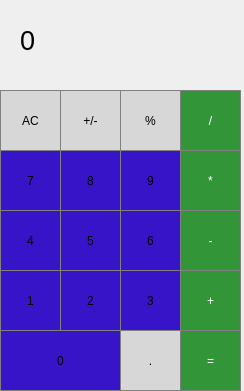
<?xml version="1.0" encoding="UTF-8"?>
<ui version="4.0">
 <class>MainWindow</class>
 <widget class="QMainWindow" name="MainWindow">
  <property name="geometry">
   <rect>
    <x>0</x>
    <y>0</y>
    <width>244</width>
    <height>391</height>
   </rect>
  </property>
  <property name="windowTitle">
   <string>MainWindow</string>
  </property>
  <widget class="QWidget" name="centralwidget">
   <widget class="QLabel" name="result_show">
    <property name="geometry">
     <rect>
      <x>20</x>
      <y>20</y>
      <width>181</width>
      <height>41</height>
     </rect>
    </property>
    <property name="font">
     <font>
      <pointsize>20</pointsize>
     </font>
    </property>
    <property name="styleSheet">
     <string notr="true">QLabel {
  qproperty-alignment: 'AlignVCenter | AlignRight';
  border-bottom: 1px solid gray;
}

background-color : white;</string>
    </property>
    <property name="text">
     <string>0</string>
    </property>
   </widget>
   <widget class="QPushButton" name="AC">
    <property name="geometry">
     <rect>
      <x>0</x>
      <y>90</y>
      <width>61</width>
      <height>61</height>
     </rect>
    </property>
    <property name="styleSheet">
     <string notr="true">QPushButton {
  background-color: rgb(215, 215, 215);
  border: 1px solid gray;
}
QPushButton:pressed {
    background-color: qlineargradient(x1: 0, y1: 0, x2: 0, y2: 1,
                                      stop: 0 #BEBEBE, stop: 1 #D7D7D7);
}</string>
    </property>
    <property name="text">
     <string>AC</string>
    </property>
   </widget>
   <widget class="QPushButton" name="pluminus">
    <property name="geometry">
     <rect>
      <x>60</x>
      <y>90</y>
      <width>61</width>
      <height>61</height>
     </rect>
    </property>
    <property name="styleSheet">
     <string notr="true">QPushButton {
  background-color: rgb(215, 215, 215);
  border: 1px solid gray;
}
QPushButton:pressed {
    background-color: qlineargradient(x1: 0, y1: 0, x2: 0, y2: 1,
                                      stop: 0 #BEBEBE, stop: 1 #D7D7D7);
}</string>
    </property>
    <property name="text">
     <string>+/-</string>
    </property>
   </widget>
   <widget class="QPushButton" name="procent">
    <property name="geometry">
     <rect>
      <x>120</x>
      <y>90</y>
      <width>61</width>
      <height>61</height>
     </rect>
    </property>
    <property name="styleSheet">
     <string notr="true">QPushButton {
  background-color: rgb(215, 215, 215);
  border: 1px solid gray;
}
QPushButton:pressed {
    background-color: qlineargradient(x1: 0, y1: 0, x2: 0, y2: 1,
                                      stop: 0 #BEBEBE, stop: 1 #D7D7D7);
}</string>
    </property>
    <property name="text">
     <string>%</string>
    </property>
   </widget>
   <widget class="QPushButton" name="deleniye">
    <property name="geometry">
     <rect>
      <x>180</x>
      <y>90</y>
      <width>61</width>
      <height>61</height>
     </rect>
    </property>
    <property name="styleSheet">
     <string notr="true">QPushButton {
  background-color: rgb(50, 150, 57);
  color: white; 
  border: 1px solid gray;
}

QPushButton:pressed {
    background-color: qlineargradient(x1: 0, y1: 0, x2: 0, y2: 1,
                                      stop: 0 #FF7832, stop: 1 #FF9739);
}</string>
    </property>
    <property name="text">
     <string>/</string>
    </property>
   </widget>
   <widget class="QPushButton" name="pushButton__8">
    <property name="geometry">
     <rect>
      <x>60</x>
      <y>150</y>
      <width>61</width>
      <height>61</height>
     </rect>
    </property>
    <property name="styleSheet">
     <string notr="true">QPushButton {
  background-color: rgb(55, 20, 200);
   border: 1px solid gray;
}
QPushButton:pressed {
    background-color: qlineargradient(x1: 0, y1: 0, x2: 0, y2: 1,
                                      stop: 0 #dadbde, stop: 1 #f6f7fa);
}</string>
    </property>
    <property name="text">
     <string>8</string>
    </property>
   </widget>
   <widget class="QPushButton" name="pushButton_9">
    <property name="geometry">
     <rect>
      <x>120</x>
      <y>150</y>
      <width>61</width>
      <height>61</height>
     </rect>
    </property>
    <property name="styleSheet">
     <string notr="true">QPushButton {
  background-color: rgb(55, 20, 200);
   border: 1px solid gray;
}
QPushButton:pressed {
    background-color: qlineargradient(x1: 0, y1: 0, x2: 0, y2: 1,
                                      stop: 0 #dadbde, stop: 1 #f6f7fa);
}</string>
    </property>
    <property name="text">
     <string>9</string>
    </property>
   </widget>
   <widget class="QPushButton" name="pushButton_7">
    <property name="geometry">
     <rect>
      <x>0</x>
      <y>150</y>
      <width>61</width>
      <height>61</height>
     </rect>
    </property>
    <property name="styleSheet">
     <string notr="true">QPushButton {
  background-color: rgb(55, 20, 200);
   border: 1px solid gray;
}
QPushButton:pressed {
    background-color: qlineargradient(x1: 0, y1: 0, x2: 0, y2: 1,
                                      stop: 0 #dadbde, stop: 1 #f6f7fa);
}</string>
    </property>
    <property name="text">
     <string>7</string>
    </property>
   </widget>
   <widget class="QPushButton" name="umnozh">
    <property name="geometry">
     <rect>
      <x>180</x>
      <y>150</y>
      <width>61</width>
      <height>61</height>
     </rect>
    </property>
    <property name="styleSheet">
     <string notr="true">QPushButton {
  background-color: rgb(50, 150, 57);
  color: white; 
  border: 1px solid gray;
}

QPushButton:pressed {
    background-color: qlineargradient(x1: 0, y1: 0, x2: 0, y2: 1,
                                      stop: 0 #FF7832, stop: 1 #FF9739);
}</string>
    </property>
    <property name="text">
     <string>*</string>
    </property>
   </widget>
   <widget class="QPushButton" name="pushButton__5">
    <property name="geometry">
     <rect>
      <x>60</x>
      <y>210</y>
      <width>61</width>
      <height>61</height>
     </rect>
    </property>
    <property name="styleSheet">
     <string notr="true">QPushButton {
  background-color: rgb(55, 20, 200);
   border: 1px solid gray;
}
QPushButton:pressed {
    background-color: qlineargradient(x1: 0, y1: 0, x2: 0, y2: 1,
                                      stop: 0 #dadbde, stop: 1 #f6f7fa);
}</string>
    </property>
    <property name="text">
     <string>5</string>
    </property>
   </widget>
   <widget class="QPushButton" name="pushButton__6">
    <property name="geometry">
     <rect>
      <x>120</x>
      <y>210</y>
      <width>61</width>
      <height>61</height>
     </rect>
    </property>
    <property name="styleSheet">
     <string notr="true">QPushButton {
  background-color: rgb(55, 20, 200);
   border: 1px solid gray;
}
QPushButton:pressed {
    background-color: qlineargradient(x1: 0, y1: 0, x2: 0, y2: 1,
                                      stop: 0 #dadbde, stop: 1 #f6f7fa);
}</string>
    </property>
    <property name="text">
     <string>6</string>
    </property>
   </widget>
   <widget class="QPushButton" name="pushButton__4">
    <property name="geometry">
     <rect>
      <x>0</x>
      <y>210</y>
      <width>61</width>
      <height>61</height>
     </rect>
    </property>
    <property name="styleSheet">
     <string notr="true">QPushButton {
  background-color: rgb(55, 20, 200);
   border: 1px solid gray;
}
QPushButton:pressed {
    background-color: qlineargradient(x1: 0, y1: 0, x2: 0, y2: 1,
                                      stop: 0 #dadbde, stop: 1 #f6f7fa);
}</string>
    </property>
    <property name="text">
     <string>4</string>
    </property>
   </widget>
   <widget class="QPushButton" name="minus">
    <property name="geometry">
     <rect>
      <x>180</x>
      <y>210</y>
      <width>61</width>
      <height>61</height>
     </rect>
    </property>
    <property name="styleSheet">
     <string notr="true">QPushButton {
  background-color: rgb(50, 150, 57);
  color: white; 
  border: 1px solid gray;
}

QPushButton:pressed {
    background-color: qlineargradient(x1: 0, y1: 0, x2: 0, y2: 1,
                                      stop: 0 #FF7832, stop: 1 #FF9739);
}</string>
    </property>
    <property name="text">
     <string>-</string>
    </property>
   </widget>
   <widget class="QPushButton" name="pushButton2">
    <property name="geometry">
     <rect>
      <x>60</x>
      <y>270</y>
      <width>61</width>
      <height>61</height>
     </rect>
    </property>
    <property name="styleSheet">
     <string notr="true">QPushButton {
  background-color: rgb(55, 20, 200);
   border: 1px solid gray;
}
QPushButton:pressed {
    background-color: qlineargradient(x1: 0, y1: 0, x2: 0, y2: 1,
                                      stop: 0 #dadbde, stop: 1 #f6f7fa);
}</string>
    </property>
    <property name="text">
     <string>2</string>
    </property>
   </widget>
   <widget class="QPushButton" name="pushButton__3">
    <property name="geometry">
     <rect>
      <x>120</x>
      <y>270</y>
      <width>61</width>
      <height>61</height>
     </rect>
    </property>
    <property name="styleSheet">
     <string notr="true">QPushButton {
  background-color: rgb(55, 20, 200);
   border: 1px solid gray;
}
QPushButton:pressed {
    background-color: qlineargradient(x1: 0, y1: 0, x2: 0, y2: 1,
                                      stop: 0 #dadbde, stop: 1 #f6f7fa);
}</string>
    </property>
    <property name="text">
     <string>3</string>
    </property>
   </widget>
   <widget class="QPushButton" name="pushButton_1">
    <property name="geometry">
     <rect>
      <x>0</x>
      <y>270</y>
      <width>61</width>
      <height>61</height>
     </rect>
    </property>
    <property name="styleSheet">
     <string notr="true">QPushButton {
  background-color: rgb(55, 20, 200);
   border: 1px solid gray;
}
QPushButton:pressed {
    background-color: qlineargradient(x1: 0, y1: 0, x2: 0, y2: 1,
                                      stop: 0 #dadbde, stop: 1 #f6f7fa);
}</string>
    </property>
    <property name="text">
     <string>1</string>
    </property>
   </widget>
   <widget class="QPushButton" name="plus">
    <property name="geometry">
     <rect>
      <x>180</x>
      <y>270</y>
      <width>61</width>
      <height>61</height>
     </rect>
    </property>
    <property name="styleSheet">
     <string notr="true">QPushButton {
  background-color: rgb(50, 150, 57);
  color: white; 
  border: 1px solid gray;
}

QPushButton:pressed {
    background-color: qlineargradient(x1: 0, y1: 0, x2: 0, y2: 1,
                                      stop: 0 #FF7832, stop: 1 #FF9739);
}</string>
    </property>
    <property name="text">
     <string>+</string>
    </property>
   </widget>
   <widget class="QPushButton" name="tochka">
    <property name="geometry">
     <rect>
      <x>120</x>
      <y>330</y>
      <width>61</width>
      <height>61</height>
     </rect>
    </property>
    <property name="styleSheet">
     <string notr="true">QPushButton {
  background-color: rgb(215, 215, 215);
  border: 1px solid gray;
}
QPushButton:pressed {
    background-color: qlineargradient(x1: 0, y1: 0, x2: 0, y2: 1,
                                      stop: 0 #BEBEBE, stop: 1 #D7D7D7);
}</string>
    </property>
    <property name="text">
     <string>.</string>
    </property>
   </widget>
   <widget class="QPushButton" name="pb__0">
    <property name="geometry">
     <rect>
      <x>0</x>
      <y>330</y>
      <width>121</width>
      <height>61</height>
     </rect>
    </property>
    <property name="styleSheet">
     <string notr="true">QPushButton {
  background-color: rgb(55, 20, 200);
   border: 1px solid gray;
}
QPushButton:pressed {
    background-color: qlineargradient(x1: 0, y1: 0, x2: 0, y2: 1,
                                      stop: 0 #dadbde, stop: 1 #f6f7fa);
}</string>
    </property>
    <property name="text">
     <string>0</string>
    </property>
   </widget>
   <widget class="QPushButton" name="rovno">
    <property name="geometry">
     <rect>
      <x>180</x>
      <y>330</y>
      <width>61</width>
      <height>61</height>
     </rect>
    </property>
    <property name="styleSheet">
     <string notr="true">QPushButton {
  background-color: rgb(50, 150, 57);
  color: white; 
  border: 1px solid gray;
}

QPushButton:pressed {
    background-color: qlineargradient(x1: 0, y1: 0, x2: 0, y2: 1,
                                      stop: 0 #FF7832, stop: 1 #FF9739);
}</string>
    </property>
    <property name="text">
     <string>=</string>
    </property>
   </widget>
  </widget>
 </widget>
 <resources/>
 <connections/>
</ui>
